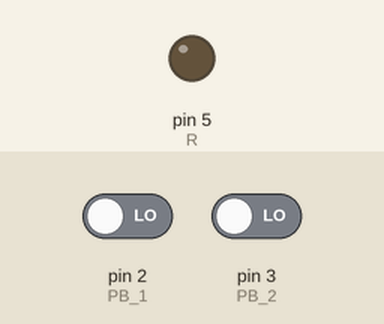
Recording of a sketch running on a simulated Arduino Uno, built with avr-gcc and run on an emulated ATmega328P. Shown: output pins drawn as LEDs (lit = HIGH). Inputs (shaded band) come from the test bench; at power-on: pin 2 (PB_1) LOW, pin 3 (PB_2) LOW.

Above: at 1.2 s.
1.3 s: pin 2 (PB_1) driven HIGH and pin 3 (PB_2) driven HIGH
At 1.9 s:
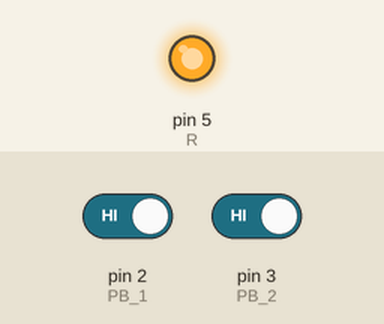
2.8 s: pin 2 (PB_1) driven LOW
At 3.1 s:
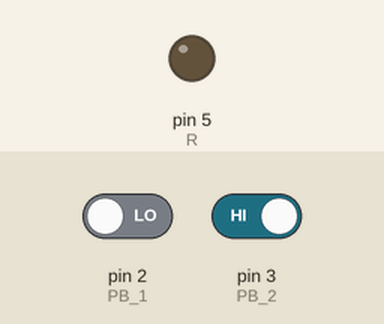
4.3 s: pin 2 (PB_1) driven HIGH
At 5.4 s:
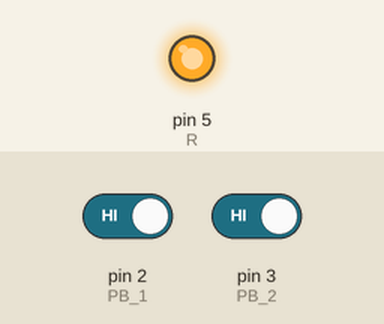
Timing chart, 0 to 7.3 s (numbered marks = the images above; inputs shaded):
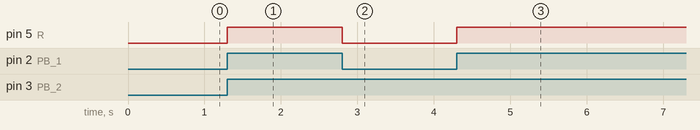

The sketch:

1.2_BUTTON_1LED_or_.ino
```cpp
int PB_1=2;
int PB_2=3;


int R=5;


void setup() {
 Serial.begin(9600);
 pinMode(PB_1,INPUT);
 pinMode(PB_2,INPUT);
 pinMode(R,OUTPUT);


}

void loop() {
  int bacaPB_1=digitalRead(PB_1);
  int bacaPB_2=digitalRead(PB_2);


if(bacaPB_1==1 and bacaPB_2==1){

  digitalWrite(R,HIGH);


}else{
digitalWrite(R,LOW);

}

}
```

Measured:
- after the input at 1.3 s, pin 5 (R): LOW → HIGH at once
- after the input at 2.8 s, pin 5 (R): HIGH → LOW at once
- after the input at 4.3 s, pin 5 (R): LOW → HIGH at once
